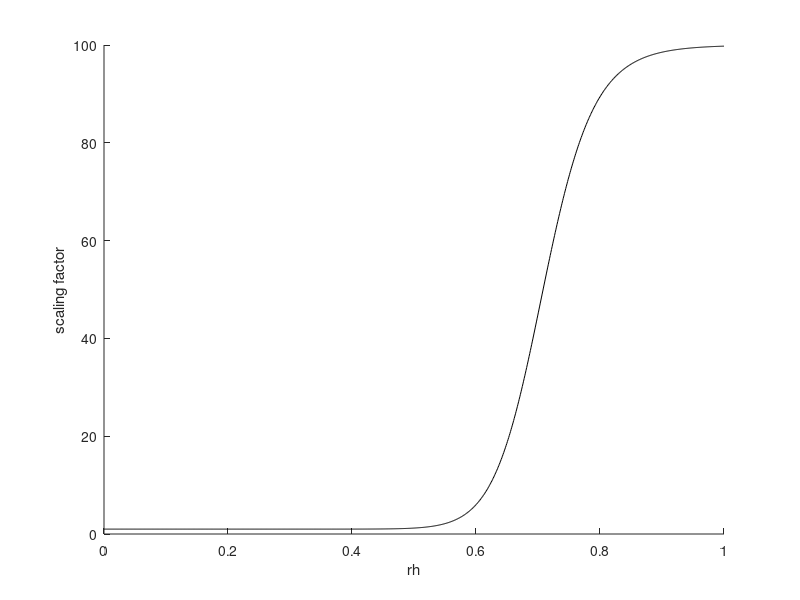

The MATLAB source for this figure: (Note: this script raises an error after producing the figure.)
%% mtc-mono

% figure(1)
% rv = linspace(0,1,1e3);
% mtcscale(1) = [9255.37800000000];
% mtcscale(2) = [7.74613790000000];
% scaler = @(rr) 1 - mtcscale(1)*rr.^mtcscale(2)./(1 + mtcscale(1)*rr.^mtcscale(2));
% plot(rv,scaler(rv),'k')
% xlabel('rH [-]')
% ylabel('scaling factor {\it s} [-]')
% export_fig 'scaling_mono.eps' 'scaling_mono.png'
% 
% 
% 
% 
% scaler = @(rr) 1 - mtcscale(1)*rr.^mtcscale(2)./(1 + mtcscale(1)*rr.^mtcscale(2)) ... + 
%                mtcscale(3)*exp(-mtcscale(4)*(rr - mtcscale(5)));



rv = linspace(0,1,1e3);
type = 'monoplus';
% type = 'custom';
% type = 'exponential';
% scaler = @(rr) 1 + mtcscale(1)*rr.^mtcscale(2)./(1 + mtcscale(1)*rr.^mtcscale(2));
switch type
    
    case 'monotonic'
        mtcscale(1) = [20];
        mtcscale(2) = [15];
        scaler = @(rr)  1 - mtcscale(1)*rr.^mtcscale(2)./...
            (1 + mtcscale(1)*rr.^mtcscale(2));        
    
    case 'monoplus'
        mtcscale(1) = [9];
        mtcscale(2) = [50000];
        mtcscale(3) = 15;
        mtcscale = [99;422.479300000000;17.5831400000000]
        scaler = @(rr)  1 + mtcscale(1)*mtcscale(2)*rr.^mtcscale(3)./...
            (1 + mtcscale(2)*rr.^mtcscale(3));
    
    case 'exponential'
        mtcscale(1) = [90];
        mtcscale(2) = [25.5];
        scaler = @(rr) mtcscale(1)*exp(-mtcscale(2)*rr) + 1;
    
    case 'custom'
        mtcscale(1) = [90];
        mtcscale(2) = 25.5;
        mtcscale(3) = 80;
        mtcscale(4) = 100;
        mtcscale(5) = 10;
        
        mtcscale6 = linspace(0,1,10);

        scaler = @(rr) mtcscale(1)*exp(-mtcscale(2)*rr) + mtcscale(3)*mtcscale(4)*rr.^mtcscale(5)./...
            (1 + mtcscale(4)*rr.^mtcscale(5)) + 1;
end
           




figure(1)
clf
hold on
% for i = 1:length(mtcscale6)
%     mtcscale(6) = mtcscale6(i);
%     scaler = @(rr) 1 + mtcscale(1)*exp(-mtcscale(2)*(rr - mtcscale(6))) + mtcscale(1) + ...
%         mtcscale(5)*mtcscale(3)*rr.^mtcscale(4)./(1 + mtcscale(3)*rr.^mtcscale(4));   
%     plot(rv,scaler(rv),'k')
%     
% end

plot(rv,scaler(rv),'k')
xlabel('rh')
ylabel('scaling factor')
export_fig(strcat('mtc_func_',type,'.png'))
% figure(1)
% rv = linspace(0,1,1e3);
% mtcscale(1) = [9255.37800000000];
% mtcscale(2) = [7.74613790000000];
% % exponential
% mtcscale(3) = 1;
% mtcscale(4) = 29;
% mtcscale(5) = 0.1;
% % second term
% % mtcscale(3) = 20;
% % mtcscale(4) = 6;
% % mtcscale(5) = 0.4;
% 
% scaler = @(rr)  - mtcscale(1)*rr.^mtcscale(2)./(1 + mtcscale(1)*rr.^mtcscale(2)) + ... ... + 
%                mtcscale(3)*exp(mtcscale(4)*(rr - mtcscale(5)));
% scaler = @(rr) 1 - mtcscale(1)*rr.^mtcscale(2)./(1 + mtcscale(1)*rr.^mtcscale(2)) + ... ... + 
%                  mtcscale(3)*tanh(mtcscale(4)*(rr - mtcscale(5))) + mtcscale(3);           
% % scaler = @(rr) 1 - mtcscale(1)*rr.^mtcscale(2)./(1 + mtcscale(1)*rr.^mtcscale(2)) + ... ... + 
% %                mtcscale(3)*(rr - mtcscale(5)).^mtcscale(4)./...
% %                (1 + mtcscale(3)*(rr - mtcscale(5)).^mtcscale(4)); 
% plot(rv,scaler(rv),'k')
% xlabel('rH [-]')
% ylabel('scaling factor {\it s} [-]')
% export_fig 'scaling_mono.eps' 'scaling_mono.png'           
%            
           
           
%  %% arcus tangens type
% % figure(1)
% % clf
% % a = 2.9;
% % b = [1/2.5 0.75 6];
% % c = [1.6 7.5 7.5];
% % y = linspace(0,0.1)*100;
% % mf = @(y,a,b,c) 3-b(1)*atan(b(2)*(y - b(2))) + c(1)*atan(c(2)*(y - c(3)));
% % plot(y,mf(y,a,b,c)/mf(0,a,b,c),'k','LineWidth',2)
% 
% 
% figure(
% 
% 
% 
% figure(1)
% clf
% a = 2.9;
% b = [1/2.5 0.75 6];
% c = [1.6 7.5 7.5];
% y = linspace(0,0.1)*100;
% isopars = [1459.29990000000 0.00122150280000000 0.890484450000000 ...
%             25 5.25624610000000 5.98209800000000];
% 
% addpath('isotherm_fit');        
% addpar.iso_type = 'Sips_Sips';
% addpar.isoflex = false;
% 
% n = @(rh) isotherm_func(isopars,rh,addpar);        
% nsat = n(1);
% rhv = linspace(0,1);
% sat = @(rh) n(rh)./nsat;
% mf = @(rh,a,b,c) cos(1.7*atan(sat(4*rh.^1.5)));
% 
% a = 1; b = 50; c = 1;
% mf = @(rh) a./sqrt(a + 10000*sat(rh).^c);
% facv = linspace(0.1,10,50);
% sf = linspace(0,1,300);
% facv=5;
% hold on
% % for i =1:length(facv)
% % plot(rhv,(1 - sat(rhv).^facv(i)),'k','LineWidth',2)
% % end
% nn = 10; 
% k = 10;
% kv = linspace(1,100,20);
% ex = linspace(0.1,10,20);
% hold on
% for i = 1:length(kv)
%     for j = 1:length(ex)
%         k = kv(i);
%         exx = ex(j);
%         plot(rhv,(1 - k*rhv.^exx./(1 + k*rhv.^exx)))
%     end
% end
% clf
% k(1) = 0.5;
% k(2) = 1000;
% exx(1) = 0.5;
% exx(2) = 10;
% w(1) = 1;
% w(2) = 1 - w(1);
% 
% kv1 = linspace(0.01,100,25);
% kv2 = kv1; 
% rr = 1:length(kv1);
% hold on
% wv = linspace(0,1,100);
% 
% for i = rr
%     for j = rr
%         exx(1) = kv1(i);
%         exx(2) = kv2(j);
%         plot(rhv,(1 - kv1(i)*rhv.^exx(1)./(1 + kv1(i)*rhv.^exx(1)) + ...
%               kv2(j)*(1 - rhv).^exx(2)./(1 + kv2(j)*(1 - rhv).^exx(2))))
%     end
% end
% 
% 
% 
% % potential
% 
% figure(2) 
% 
% plot(rhv, -(10*rhv).^exx(1) + (5*rhv).^exx(2))
% 
% 
% 
% 
% % % ylim([0 1])          
% %           
% %           
% % figure(2) 
% % clf
% % a = 1;
% % hold on 
% % a = 0;
% % for i = 1:50
% %     a = a + 0.01;
% %     exfunc = @(rhv,a) (1 + exp(-a*rhv)).^(-1);
% %     plot(rhv,1 - erf(a*rhv))
% % end
% 
% % p1 = linspace(1,10,10);
% % p2 = linspace(1,10000,10);
% % p3 = linspace(1,20,10);
% % hold on
% % for i = 1:10
% %     a = p1(i);
% %     for j=1:10
% %         b = p2(j);
% %         for k=1:10
% %             c = p3(k);
% %             mf = @(rh) a./sqrt(a + b*sat(rh).^c);
% %             plot(rhv,mf(rhv))
% %         end
% %     end
% % end
% 
% %% exponential type
% % isopars = [1459.29990000000 0.00122150280000000 0.890484450000000 ...
% %             25 5.25624610000000 5.98209800000000];
% % n = @(rh) model_SipSips(isopars,rh);        
% % nsat = n(1);
% % sat = @(rh) n(rh)./nsat;
% % 
% % 
% % p1 = linspace(1,10,10);
% % p2 = linspace(0,1,10);
% % p3 = linspace(0,1,10);
% % 
% % pp = [4 0.6 0.8];
% % rhv = linspace(0,1);
% % 
% % figure(2) 
% % clf 
% % hold on
% % for i = 1:10
% %     p1t = p1(i);
% %     for j=1:10
% %         p2t = p2(j);
% %         for k=1:10
% %             p3t = p3(k);
% %             pp = [p1t p2t p3t];
% %             mf = @(rh,pp) 1 + pp(2)*sat(rh).^pp(3).*(exp(pp(1)*sat(rh)) - 1);
% %             plot(rhv,mf(rhv,pp))
% %         end
% %     end
% % end